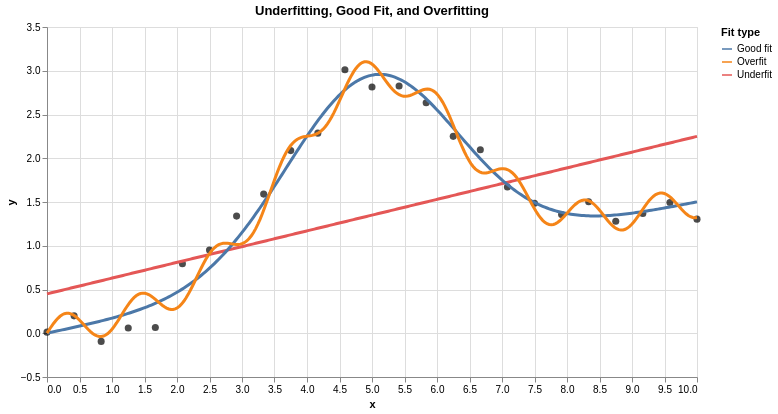

The code cell stored with this chart in its notebook:
### Code cell
import numpy as np
import pandas as pd
import altair as alt

np.random.seed(8)

x_uo = np.linspace(0, 10, 25)
y_uo = 2.2 * np.exp(-((x_uo - 5.0)**2) / 3.5) + 0.15 * x_uo + np.random.normal(0, 0.12, len(x_uo))
df_points = pd.DataFrame({"x": x_uo, "y": y_uo})

grid = np.linspace(0, 10, 300)

underfit = 0.18 * grid + 0.45
goodfit = 2.2 * np.exp(-((grid - 5.0)**2) / 3.5) + 0.15 * grid
overfit = goodfit + 0.18 * np.sin(5.5 * grid)

df_lines = pd.DataFrame({
    "x": np.concatenate([grid, grid, grid]),
    "y": np.concatenate([underfit, goodfit, overfit]),
    "fit": (["Underfit"] * len(grid)) + (["Good fit"] * len(grid)) + (["Overfit"] * len(grid))
})

points = alt.Chart(df_points).mark_circle(size=50, color="black").encode(
    x=alt.X("x:Q", title="x"),
    y=alt.Y("y:Q", title="y")
)

lines = alt.Chart(df_lines).mark_line(strokeWidth=3).encode(
    x="x:Q",
    y="y:Q",
    color=alt.Color("fit:N", title="Fit type")
)

(points + lines).properties(
    width=650,
    height=350,
    title="Underfitting, Good Fit, and Overfitting"
)

### Figure 1 — Vega-Lite specification as saved in the notebook (floating-point values rounded to 4 significant figures; data arrays with more than 128 entries replaced by an {"elided": "..."} marker saying what was removed)
{"config": {"view": {"continuousWidth": 300, "continuousHeight": 300}}, "layer": [{"data": {"name": "data-cce979fd90bb61f3b9d21b157309789e"}, "mark": {"type": "circle", "color": "black", "size": 50}, "encoding": {"x": {"field": "x", "title": "x", "type": "quantitative"}, "y": {"field": "y", "title": "y", "type": "quantitative"}}}, {"data": {"name": "data-1e7a16d4d58fcfd63399fa738b61284a"}, "mark": {"type": "line", "strokeWidth": 3}, "encoding": {"color": {"field": "fit", "title": "Fit type", "type": "nominal"}, "x": {"field": "x", "type": "quantitative"}, "y": {"field": "y", "type": "quantitative"}}}], "height": 350, "title": "Underfitting, Good Fit, and Overfitting", "width": 650, "$schema": "https://vega.github.io/schema/vega-lite/v5.20.1.json", "datasets": {"data-cce979fd90bb61f3b9d21b157309789e": [{"x": 0.0, "y": 0.01268}, {"x": 0.4167, "y": 0.1989}, {"x": 0.8333, "y": -0.09321}, {"x": 1.25, "y": 0.06072}, {"x": 1.667, "y": 0.0664}, {"x": 2.083, "y": 0.7953}, {"x": 2.5, "y": 0.9512}, {"x": 2.917, "y": 1.339}, {"x": 3.333, "y": 1.59}, {"x": 3.75, "y": 2.087}, {"x": 4.167, "y": 2.287}, {"x": 4.583, "y": 3.011}, {"x": 5.0, "y": 2.815}, {"x": 5.417, "y": 2.826}, {"x": 5.833, "y": 2.634}, {"x": 6.25, "y": 2.25}, {"x": 6.667, "y": 2.098}, {"x": 7.083, "y": 1.671}, {"x": 7.5, "y": 1.486}, {"x": 7.917, "y": 1.356}, {"x": 8.333, "y": 1.504}, {"x": 8.75, "y": 1.279}, {"x": 9.167, "y": 1.37}, {"x": 9.583, "y": 1.494}, {"x": 10.0, "y": 1.304}], "data-1e7a16d4d58fcfd63399fa738b61284a": {"elided": "900 records"}}}
